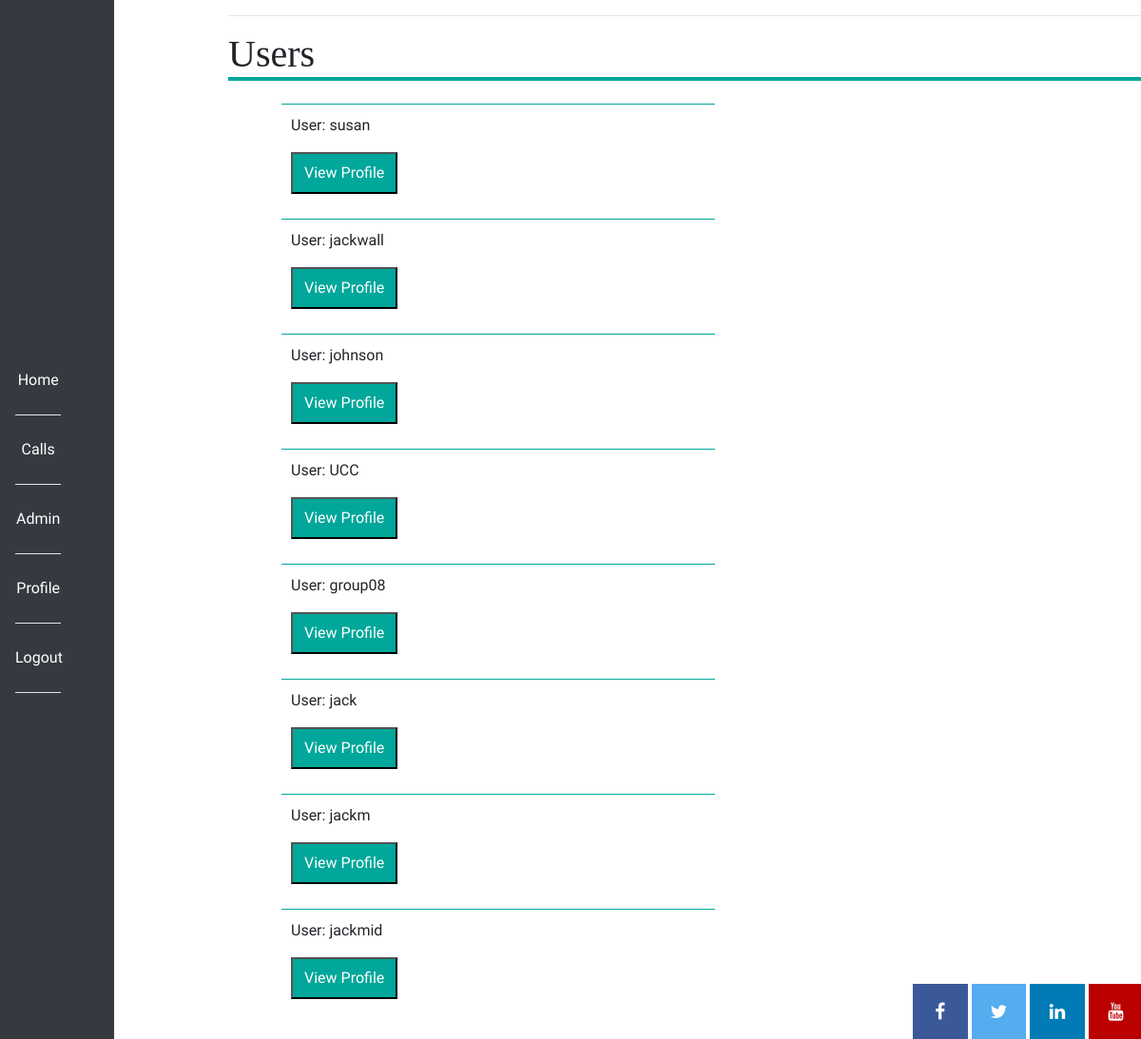
/view_users (signed in), run on the app's committed database.
### app/models.py (models this page shows, shortened)
class User(db.Model, UserMixin):
    id = db.Column(db.Integer, primary_key=True)
    username = db.Column(db.String(64), index=True, unique=True)
    email = db.Column(db.String(120), index=True, unique=True)
    password_hash = db.Column(db.String(128))
    access = db.Column(db.Integer)
    proposals = db.relationship('Proposal', backref='author', lazy='dynamic')
    education_info = db.relationship("EducationInfo", backref="author", lazy="dynamic")
    employment = db.relationship("Employment", backref="author", lazy="dynamic")
    professional_studies = db.relationship("ProfessionalStudies", backref="author", lazy="dynamic")
    distinctions_and_awards = db.relationship("DistinctionsAndAwards", backref="author", lazy="dynamic")
    funding_diversification = db.relationship("FundingDiversification", backref="author", lazy="dynamic")
    team_members = db.relationship("TeamMembers", backref="author", lazy="dynamic")
    impacts = db.relationship("Impacts", backref="author", lazy="dynamic")
    innovations = db.relationship("Innovation", backref="author", lazy="dynamic")
    publications = db.relationship("Publication", backref="author", lazy="dynamic")
    presentations = db.relationship("Presentation", backref="author", lazy="dynamic")
    academic_collabs = db.relationship("AcademicCollabs", backref="author", lazy="dynamic")
    non_academic_collabs = db.relationship("NonAcademicCollabs", backref="author", lazy="dynamic")
    conferences = db.relationship("Conference", backref="author", lazy="dynamic")
    communications = db.relationship("Communications", backref="author", lazy="dynamic")
    funding_ratio = db.relationship("FundingRatio", backref="author", lazy="dynamic")
    public_engagement = db.relationship("PublicEngagement", backref="author", lazy="dynamic")
    about_me = db.Column(db.String(140))
    last_seen = db.Column(db.String(20), default=datetime.utcnow().strftime("%B %d %Y"))
    def is_admin(self):
        return self.access == 2

### app/routes.py (the view)
@app.route("/view_users")
@login_required
def view_users():
    if not current_user.is_admin():
        flash("Admin area only")
        return redirect(url_for("index"))
    users = User.query.all()
    return render_template("view_users.html", svg=svg, title="View Users", users=users)

### app/models.py (called while the page is built)
@login.user_loader
def load_user(id):
    return User.query.get(int(id))

### app/routes.py (called while the page is built)
@app.before_request
def before_request():
    if current_user.is_authenticated:
        current_user.last_seen = datetime.utcnow().strftime("%B %d %Y")
        db.session.commit()

### app/templates/view_users.html
{% extends "base.html" %}
{% block content %}
<main>
<h1>Users</h1>
<ul>
{% for entry in users %}
    <li class="list">
    <p>User: {{ entry.username }}</p>
    <a href="{{ url_for('profile', user_id=entry.id) }}"><button>View Profile</button></a>
    </li>
{% endfor %}
</ul>
</main>
{% endblock %}

### app/static/css/style.css (style rules this page uses)
ul { width: 55%; float: left; }
.list { list-style: none; border-top: 1px solid #00A79A; margin: 1em; padding: 10px; }
main { display:block; margin-left:20%; }
h1, h2, h3, h4, h5, h6 { font-family:Georgia, Times, serif; }
h1 { border-bottom: .1em solid #00A79A; }
p, div, a { font-family: 'Nobile', Helvetica, Arial, sans-serif; }
button { background-color:#00A79A; color:white; text-align: center; cursor: pointer; padding: 0.5em 0.75em; }
a,a:hover, a:focus, a:active { text-decoration: none; }

### data on the page
User: username "susan"
User: username "jackwall"
User: username "johnson"
User: username "UCC"
User: username "group08"
User: username "jack"
User: username "jackm"
User: username "jackmid"
